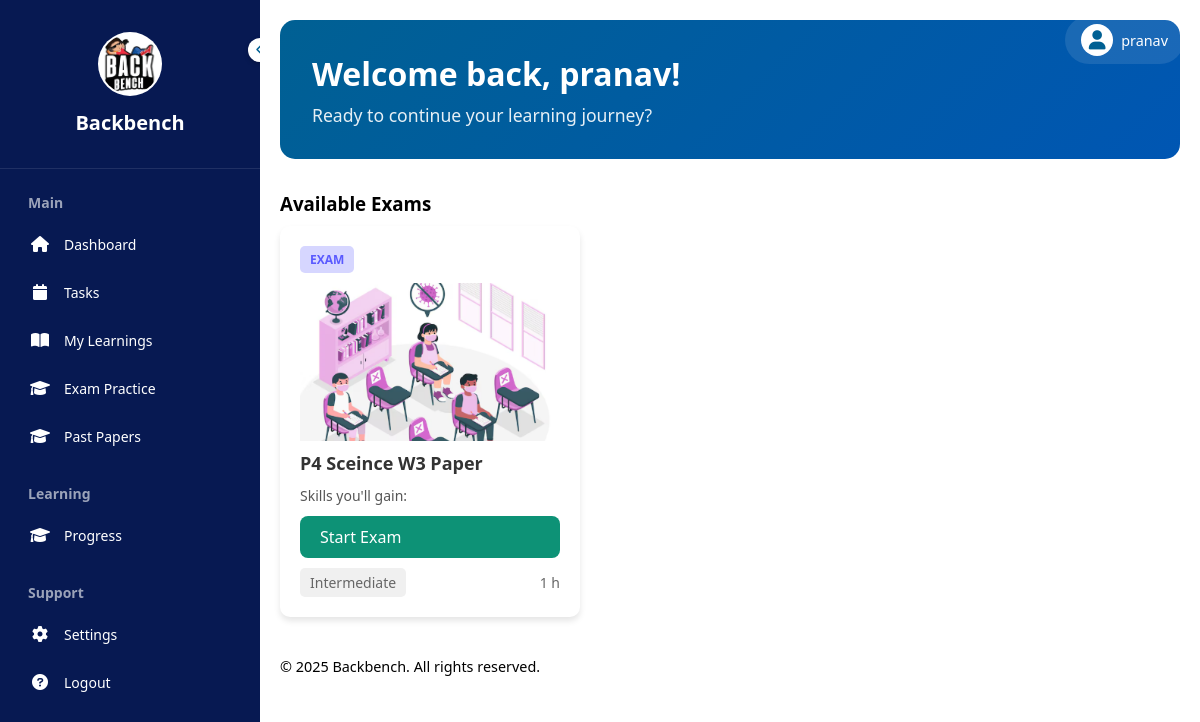
The app's page /papers (signed in), older data.
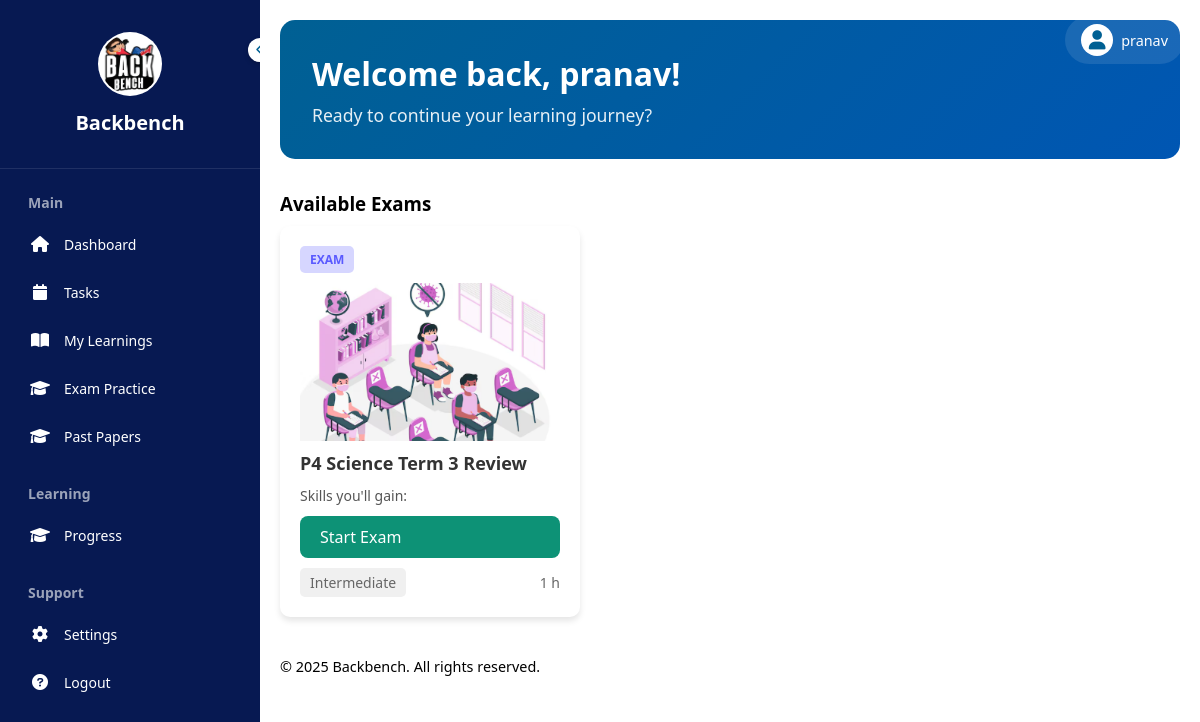
The same page, newer data.
### app.py (models this page shows)
class User(db.Model, UserMixin):
    id = db.Column(db.Integer, primary_key=True)
    username = db.Column(db.String(20), unique=True, nullable=False)
    password = db.Column(db.String(60), nullable=False)
    student_class = db.Column(db.String(50), nullable=False)
    wallet_balance = db.Column(db.Float, default=0.0)  # New field to store total balance

class Exam(db.Model):
    __tablename__ = 'exam'
    id = db.Column(db.Integer, primary_key=True)
    title = db.Column(db.String(100), nullable=False)
    questions = db.relationship('Question', backref='exam', lazy=True)

### app.py (the view)
@app.route("/papers")
@login_required
def papers():
    today = datetime.now().date()
    tomorrow = today + timedelta(days=1)
    todos = ToDo.query.filter(
        ToDo.user_id == current_user.id,
        ToDo.date.in_([today, tomorrow])  # Filter for today and tomorrow
    ).order_by(ToDo.date.asc()).all()
    print(todos)
    user_class = current_user.student_class
    print(user_class)
    exams = db.session.query(Exam).join(ExamMapping).filter(ExamMapping.class_name == user_class).all()
    learnings = db.session.query(Learning).join(LearningsMapping).filter(LearningsMapping.class_name == user_class).all()
    return render_template("papers.html", exams=exams, attempts=attempts, learnings=learnings, todos=todos)

### app.py (called while the page is built)
@login_manager.user_loader
def load_user(user_id):
    return User.query.get(int(user_id))

### templates/papers.html (shortened to what this page needs)
<!DOCTYPE html>
<html lang="en">
<head>
    <link href="https://cdnjs.cloudflare.com/ajax/libs/font-awesome/6.0.0/css/all.min.css" rel="stylesheet">
</head>
<body>
    <div class="user-profile">
        <div class="user-profile-info" onclick="toggleDropdown()">
            <div class="user-avatar">
                <i class="fas fa-user"></i>
            </div>
            <span class="user-name">{{ current_user.username }}</span>
        </div>
    </div>
    <div class="sidebar" id="sidebar">
        <div class="logo-container">
            <a href="{{ url_for('user_home') }}"><img src="static/logo2.png"  alt="Logo"> </a>
            <h2>Backbench</h2>
        </div>
        <div class="toggle-btn" onclick="toggleSidebar()">
            <i class="fas fa-chevron-left" id="toggle-icon"></i>
        </div>
        <div class="nav-sections">
            <div class="section">
                <h3 class="section-title">Main</h3>
                <ul class="nav-links">
                     <li><a href="{{ url_for('dashboard') }}" class="nav-link">
                        <i class="fas fa-home"></i>
                        <span>Dashboard</span>
                    </a></li>
                    <li><a href="{{ url_for('task') }}" class="nav-link">
                        <i class="fas fa-calendar"></i>
                        <span>Tasks</span>
                    </a></li>
                    <li><a href="{{ url_for('user_home') }}" class="nav-link">
                        <i class="fas fa-book-open"></i>
                        <span>My Learnings</span>
                    </a></li>
                     <li><a href="{{ url_for('papers') }}" class="nav-link">
                        <i class="fas fa-graduation-cap"></i>
                        <span>Exam Practice</span>
                    </a></li>
                    <li><a href="{{ url_for('pastpapers') }}" class="nav-link">
                        <i class="fas fa-graduation-cap"></i>
                        <span>Past Papers</span>
                    </a></li>
                </ul>
            </div>
            <div class="section">
                <h3 class="section-title">Learning</h3>
                <ul class="nav-links">
                    <li><a  href="{{ url_for('attempts') }}" class="nav-link">
                        <i class="fas fa-graduation-cap"></i>
                        <span>Progress</span>
                    </a></li>
                </ul>
            </div>
            <div class="section">
                <h3 class="section-title">Support</h3>
                <ul class="nav-links">
                    <li><a href="{{ url_for('settings') }}" class="nav-link">
                        <i class="fas fa-cog"></i>
                        <span>Settings</span>
                    </a></li>
                     <li><a href="{{ url_for('logout') }}" class="nav-link">
                        <i class="fas fa-question-circle"></i>
                        <span>Logout</span>
                    </a></li>
                </ul>
            </div>
        </div>
    </div>
    <div class="main-content" id="main-content">
        <div class="welcome-section">
            <div class="welcome-content">
                <h1>Welcome back, {{ current_user.username }}! </h1>
                <p>Ready to continue your learning journey?</p>
            </div>
        </div>
        <h3>Available Exams</h3>
        <div class="exam-catalog">
        {% if exams %}
            {% for exam in exams %}
                <div class="card">
                   <div class="card-header">
                       <span class="badge">EXAM</span>
                   </div>
                        <img src="static/exam.png" alt="5 Terre" style="width:100%">
                   <h2 class="course-title">{{ exam.title }}</h2>
                   <p class="course-description">
                       Skills you'll gain: {{ exam.skills }}
                   </p>
                   <a href="{{ url_for('exam', exam_id=exam.id, question_number=1) }}" class="exam-link">Start Exam</a>
                   <div class="course-meta">
                       <span class="difficulty">Intermediate</span>
                       <span class="duration">1 h</span>
                   </div>
               </div>
            {% endfor %}
        {% else %}
        <p>No Papers</p>
        {% endif %}
        </div>
        <div style="margin-top: 20px; font-size: 0.9em;">
        <p>&copy; 2025 Backbench. All rights reserved.</p>
    </div>
    </div>
</body>
</html>

### templates/papers.html (style rules this page uses)
* { margin: 0; padding: 0; box-sizing: border-box; font-family: 'Segoe UI', Tahoma, Geneva, Verdana, sans-serif; }
body { min-height: 100vh; position: relative; }
.sidebar { position: fixed; top: 0; left: 0; height: 100%; width: 260px; background: #071952; transition: all 0.3s ease; overflow-y: auto; z-index: 1001; }
.logo-container { padding: 2rem 0; text-align: center; border-bottom: 1px solid rgba(255, 255, 255, 0.1); }
.logo-container img { width: 64px; height: 64px; border-radius: 50%; background: white; padding: 2px; }
.logo-container h2 { color: white; margin-top: 0.5rem; font-size: 1.25rem; transition: opacity 0.3s ease; }
.toggle-btn { position: absolute; top: 38px; right: -12px; width: 24px; height: 24px; background: white; border-radius: 50%; display: flex; align-items: center; justify-content: center; cursor: pointer; box-shadow: 0 2px 5px rgba(0, 0, 0, 0.2); }
.toggle-btn i { color: #006093; font-size: 12px; }
.nav-sections { padding: 1.5rem 1rem; }
.section { margin-bottom: 1.5rem; }
.section-title { color: rgba(255, 255, 255, 0.6); font-size: 0.875rem; padding: 0 0.75rem; margin-bottom: 0.5rem; }
.nav-links { list-style: none; }
.nav-link { display: flex; align-items: center; padding: 0.75rem; color: white; text-decoration: none; border-radius: 0.5rem; transition: background-color 0.2s ease; }
.nav-link i { width: 24px; height: 24px; display: flex; align-items: center; justify-content: center; transition: transform 0.2s ease; }
.nav-link span { margin-left: 0.75rem; font-size: 0.875rem; white-space: nowrap; }
.main-content { margin-left: 260px; padding: 20px; transition: margin-left 0.3s ease; }
.user-profile { position: fixed; top: 0; right: 0; padding: 1rem; display: flex; align-items: center; gap: 1rem; z-index: 1001; }
.user-profile-info { display: flex; align-items: center; gap: 0.5rem; background: rgba(255, 255, 255, 0.1); padding: 0.5rem 1rem; border-radius: 50px; cursor: pointer; position: relative; }
.user-avatar { width: 32px; height: 32px; border-radius: 50%; background: #fff; display: flex; align-items: center; justify-content: center; }
.user-avatar i { color: #006093; font-size: 1.2rem; }
.user-name { color: white; font-size: 0.9rem; font-weight: 500; }
.card { background-color: #ffffff; border-radius: 10px; box-shadow: 0 4px 6px rgba(0, 0, 0, 0.1); padding: 20px; width: 300px; display: flex; flex-direction: column; gap: 10px; }
.card-header { display: flex; justify-content: space-between; align-items: center; }
.badge { background-color: #d6d6ff; color: #5a5aff; font-weight: bold; font-size: 12px; padding: 5px 10px; border-radius: 5px; }
.course-title { font-size: 18px; color: #333333; margin: 0; }
.course-description { font-size: 14px; color: #555555; line-height: 1.5; }
.course-meta { display: flex; justify-content: space-between; align-items: center; font-size: 14px; color: #666666; }
.difficulty { background-color: #f0f0f0; padding: 5px 10px; border-radius: 5px; }
.duration { font-size: 14px; }
.exam-catalog { grid-template-columns: 1fr; }
.exam-catalog { display: grid; grid-template-columns: repeat(auto-fill, minmax(300px, 1fr)); gap: 20px; margin-bottom: 40px; margin-top: 10px; }
.exam-link { display: inline-block; padding: 10px 20px; background: #0D9276; color: white; text-decoration: none; border-radius: 8px; transition: background 0.3s ease; }
.welcome-section { background: linear-gradient(135deg, var(--primary-color), #0056b3); color: white; padding: 2rem; border-radius: 15px; margin-bottom: 2rem; position: relative; overflow: hidden; }
.welcome-content { position: relative; z-index: 1; }
.welcome-section h1 { font-size: 2rem; margin-bottom: 0.5rem; }
.welcome-section p { font-size: 1.1rem; opacity: 0.9; }
:root { --primary-color: #006093; --secondary-color: #f8f9fa; --accent-color: #ff6b6b; --text-color: #333; --border-color: #e0e0e0; }

Row changes from the older to the newer data that the page shows:
no longer on this page (row unchanged): Exam: title "P4 Sceince W3 Paper"
added Exam: title "P4 Science Term 3 Review"
